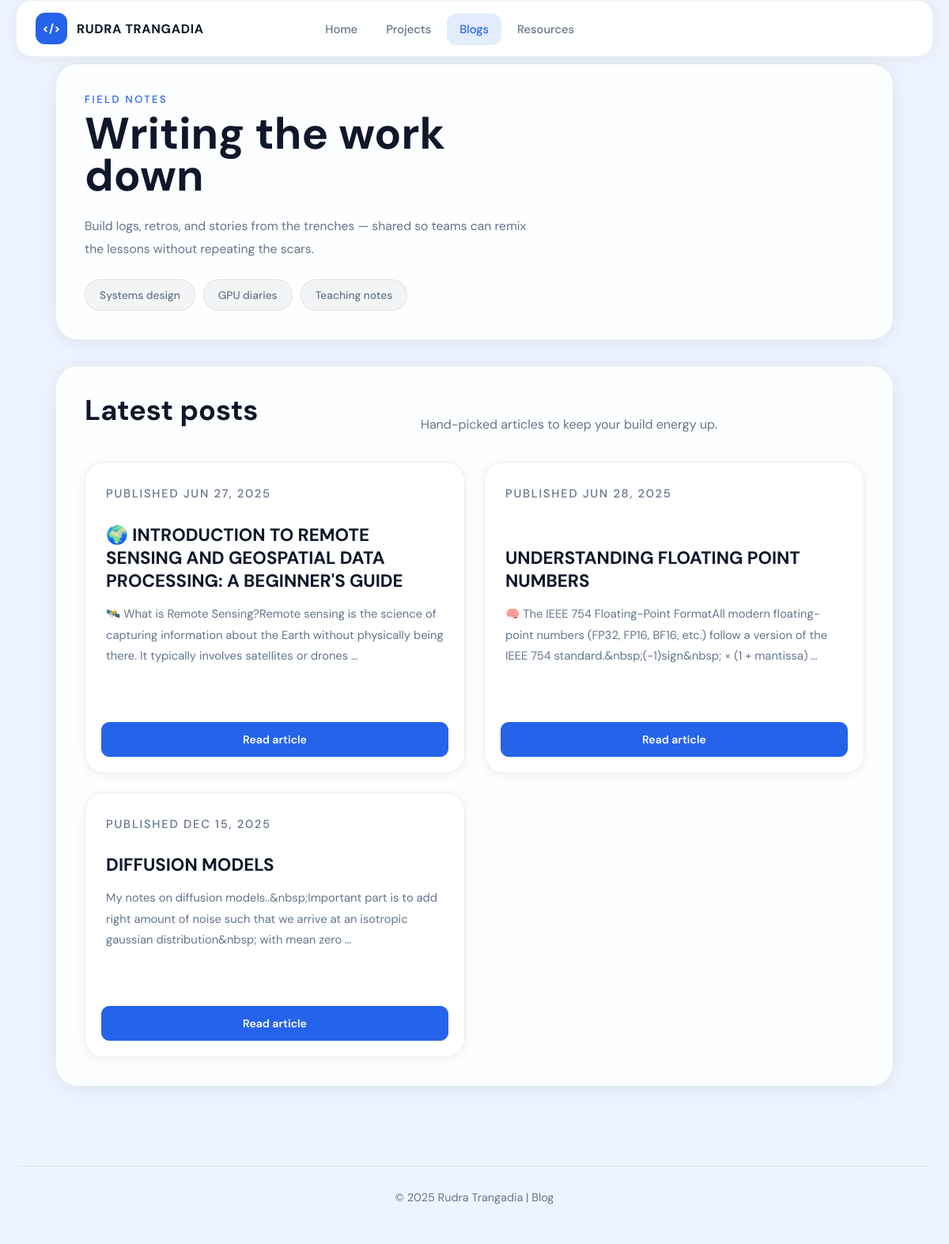
Screenshot of /blog/ with the database file from the repository.
### portfolio_app/models.py (models this page shows, shortened)
class BlogPost(models.Model):
    title = models.CharField(max_length=255)
    slug = models.SlugField(unique =True)
    content = CKEditor5Field('Content', config_name='extends')
    featured_image = models.ImageField(upload_to="images/", blank=True, null=True)
    jupyter_link = models.URLField(blank=True, null=True)
    external_link = models.URLField(blank=True, null=True)
    external_link_text = models.CharField(max_length=100, default="Article")
    created_at = models.DateTimeField(auto_now_add=True)
    is_published = models.BooleanField(default=True)
    is_featured = models.BooleanField(default=False)
    class Meta:
        app_label = 'portfolio_app'
        ordering = ['-created_at']

### portfolio_app/views.py (the view)
# urls.py: path("blog/", views.blog_list, name="blog_list"),
def blog_list(request):
    posts = BlogPost.objects.filter(is_published=True).order_by('created_at')
    context = {"posts": posts}
    return render(request, "blog.html", context)

### templates/blog.html (shortened to what this page needs)
{% load static %}
<!DOCTYPE html>
<html lang="en">
<head>
    <link rel="stylesheet" href="{% static 'css/navbar.css' %}">
    <link rel="stylesheet" href="{% static 'css/portfolio.css' %}">
    <link rel="stylesheet" href="{% static 'css/blog.css' %}">
</head>
<body>
    <div class="app-shell">
        <nav class="side-nav" id="side-nav">
            <div class="brand-block">
                <div class="brand-mark">&lt;/&gt;</div>
                <div>
                    <p class="brand-title">RUDRA TRANGADIA</p>
                </div>
            </div>
            <ul class="side-menu" id="nav-menu">
                <li><a href="{% url 'home' %}" class="side-link">Home</a></li>
                <li><a href="{% url 'home' %}#projects" class="side-link">Projects</a></li>
                <li><a href="{% url 'blog_list' %}" class="side-link active">Blogs</a></li>
                <li><a href="{% url 'resources' %}" class="side-link">Resources</a></li>
            </ul>
            </div>
        <div class="main-area">
            <div class="app-content">
                <section class="section blog-hero">
                    <div>
                        <p class="eyebrow">Field notes</p>
                        <h1 class="retro-title">Writing the work down</h1>
                        <p class="hero-copy">Build logs, retros, and stories from the trenches — shared so teams can remix the lessons without repeating the scars.</p>
                        <div class="blog-tags">
                            <span>Systems design</span>
                            <span>GPU diaries</span>
                            <span>Teaching notes</span>
                        </div>
                    </div>
                </section>
                <section class="section blog-feed">
                    <div class="section-headline">
                        <h2>Latest posts</h2>
                        <p>Hand-picked articles to keep your build energy up.</p>
                    </div>
                    <div class="blog-grid" id="blog-grid">
                        {% for post in posts %}
                        <article class="blog-card{% if forloop.counter <= 6 %} visible{% endif %}" id="post-{{ forloop.counter }}">
                            <div class="blog-card-body">
                                <p class="blog-meta">Published {{ post.created_at|date:"M d, Y" }}</p>
                                <h3><a href="{% url 'blog_detail' post.slug %}">{{ post.title }}</a></h3>
                                <p>{{ post.content|striptags|truncatewords:25 }}</p>
                            </div>
                            <a href="{% url 'blog_detail' post.slug %}" class="retro-btn ghost small">Read article</a>
                        </article>
                        {% endfor %}
                    </div>
                </section>
            </div>
            <footer class="footer">
                <p>© 2025 Rudra Trangadia | Blog</p>
            </footer>
        </div>
</body>
</html>

### static/css/navbar.css (style rules this page uses)
:root { --bg: #edf0ec; --bg-secondary: #ffffff; --card: #ffffff; --card-border: rgba(0,0,0,0.07); --text: #111827; --text-muted: #6b7280; --accent: #544a9e; --accent-soft: rgba(74,158,138,0.12); --accent-hover: #3d8a77; --shadow: 0 4px 24px rgba(0,0,0,0.07); --shadow-hover: 0 12px 40px rgba(0,0,0,0.12); --radius: 18px; --transition: all 0.25s ease; }
* { margin: 0; padding: 0; box-sizing: border-box; }
html { scroll-behavior: smooth; }
body { background: var(--bg); color: var(--text); font-family: 'DM Sans', sans-serif; overflow-x: hidden; }
.app-shell { min-height: auto; }
.main-area { width: min(1280px, calc(100% - 48px)); margin: auto; padding-top: 110px; }
.side-nav { position: fixed; top: 0; left: 50%; transform: translateX(-50%); width: min(1280px, calc(100% - 40px)); height: 72px; background: rgba(255,255,255,0.92); border: 1px solid rgba(0,0,0,0.06); backdrop-filter: blur(16px); -webkit-backdrop-filter: blur(16px); border-radius: 20px; display: flex; align-items: center; justify-content: space-between; padding: 0 24px; z-index: 999; box-shadow: 0 2px 20px rgba(0,0,0,0.06); }
.brand-block { display: flex; align-items: center; gap: 12px; }
.brand-mark { width: 40px; height: 40px; border-radius: 12px; background: var(--accent); display: flex; align-items: center; justify-content: center; color: white; font-weight: 700; font-size: 0.9rem; }
.brand-title { font-size: 1rem; letter-spacing: 0.04em; font-weight: 700; color: var(--text); }
.side-menu { list-style: none; display: flex; align-items: center; gap: 4px; }
.side-link { position: relative; color: var(--text-muted); text-decoration: none; font-size: 0.92rem; font-weight: 500; padding: 10px 16px; border-radius: 12px; transition: var(--transition); }
.side-link.active { background: var(--accent-soft); color: var(--accent); }
.footer { margin-top: 100px; padding: 30px 0 50px; border-top: 1px solid rgba(0,0,0,0.07); text-align: center; color: var(--text-muted); font-size: 0.9rem; }

### static/css/blog.css (style rules this page uses)
.blog-hero { display: grid; grid-template-columns: 1.2fr 0.8fr; gap: 48px; align-items: center; margin-bottom: 32px; }
.blog-hero .hero-copy { max-width: 700px; }
.blog-tags { display: flex; flex-wrap: wrap; gap: 10px; margin-top: 24px; }
.blog-tags span { padding: 10px 18px; border-radius: 999px; background: rgba(0,0,0,0.04); border: 1.5px solid rgba(0,0,0,0.07); color: var(--text-muted); font-size: 0.86rem; font-weight: 500; transition: 0.25s; cursor: pointer; }
.blog-feed { margin-top: 20px; }
.blog-feed .section-headline { display: flex; align-items: end; justify-content: space-between; gap: 20px; flex-wrap: wrap; text-align: left; }
.blog-grid { display: grid; grid-template-columns: repeat(auto-fit, minmax(340px, 1fr)); gap: 24px; }
.blog-card { overflow: hidden; background: #ffffff; border: 1px solid rgba(0,0,0,0.07); border-radius: 24px; box-shadow: 0 2px 16px rgba(0,0,0,0.06); transition: transform 0.3s ease, border-color 0.3s ease, box-shadow 0.3s ease; display: flex; flex-direction: column; justify-content: space-between; }
.blog-card-body { padding: 26px; display: flex; flex-direction: column; flex: 1; }
.blog-meta { color: var(--text-muted); font-size: 0.78rem; text-transform: uppercase; letter-spacing: 0.12em; margin-bottom: 14px; font-weight: 500; }
.blog-card h3 { margin-bottom: 14px; font-size: 1.4rem; line-height: 1.3; font-weight: 700; text-transform: uppercase; }
.blog-card h3 a { text-decoration: none; color: var(--text-primary); transition: 0.25s; }
.blog-card p { color: var(--text-muted); line-height: 1.8; margin-bottom: 24px; flex: 1; font-size: 0.92rem; }
.blog-card .retro-btn { margin-top: auto; margin: 20px; background: var(--accent); color: white; border-color: var(--accent); border-radius: 10px; font-weight: 600; }
.retro-btn.small { height: 44px; padding: 0 18px; font-size: 0.88rem; }
.blog-grid .blog-card { display: none; }
.blog-grid .blog-card.visible { display: flex; }

### rows the page displays
BlogPost: created_at "JUN 27, 2025", title "🌍 INTRODUCTION TO REMOTE SENSING AND GEOSPATIAL DATA PROCESSING: A BEGINNER'S GUIDE", content "🛰️ What is Remote Sensing?Remote sensing is the science of capturing information about the Earth without physically being there. It typically involves satellites or drones …"
BlogPost: created_at "JUN 28, 2025", title "UNDERSTANDING FLOATING POINT NUMBERS", content "🧠 The IEEE 754 Floating-Point FormatAll modern floating-point numbers (FP32, FP16, BF16, etc.) follow a version of the IEEE 754 standard.&nbsp;(-1)sign&nbsp; × (1 + mantissa) …"
BlogPost: created_at "DEC 15, 2025", title "DIFFUSION MODELS", content "My notes on diffusion models..&nbsp;Important part is to add right amount of noise such that we arrive at an isotropic gaussian distribution&nbsp; with mean zero …"
